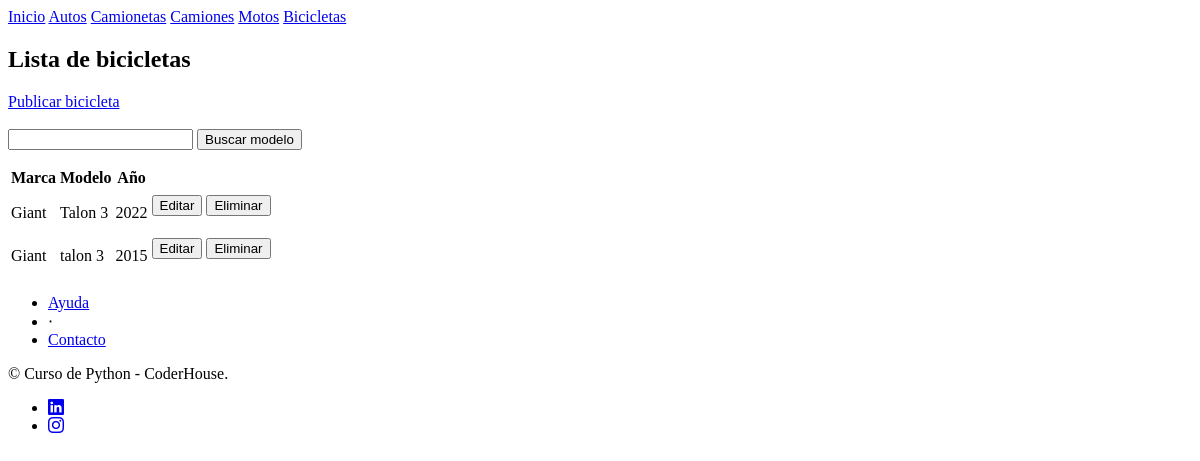
Before: /listados/lista_bicicletas/ with the older database file.
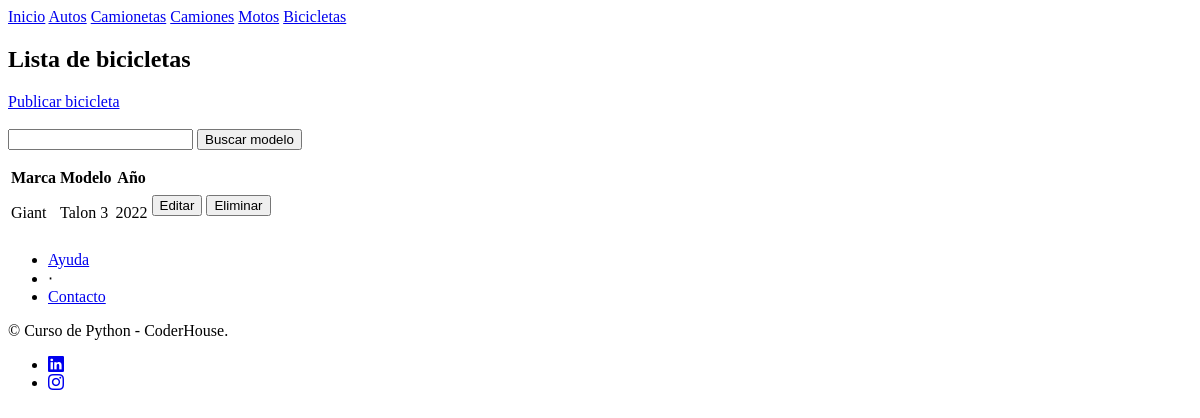
After: the same page with the newer database file.
### app_preentrega/models.py (models this page shows, shortened)
class bicicletas (models.Model):
    marca = models.CharField(max_length=50)
    modelo = models.CharField(max_length=50)
    ano = models.CharField(max_length=4)
    color = models.CharField(max_length=15)
    equipamiento = models.CharField(max_length=100)
    descripcion = models.CharField(max_length=200)

### app_preentrega/views.py (the view)
# urls.py: path('lista_bicicletas/', lista_bicicletas, name="bicicletas"),
def lista_bicicletas(request): #esto renderiza una lista con el contexto que se le pase
    contexto = {
        "bicicletas" : bicicletas.objects.all()
    }
    http_response = render(
        request = request,
        template_name = 'pre_entrega/lista_bicicletas.html',
        context = contexto,
    )
    return http_response

### app_preentrega/templates/pre_entrega/lista_bicicletas.html (shortened to what this page needs)
{% extends "pre_entrega/base.html" %}
{% block contenido%}
<section>
    <div>
        <h1>Lista de bicicletas</h1>
        <a class="navbar-brand" href="{% url 'subir_bicicletas' %}"> Publicar bicicleta </a>
        <br><br>
        <form action="{% url 'buscar_bicicletas' %}" method="POST">
            <input type="text" name="busqueda">
            <input type="submit" value="Buscar modelo">
        </form>
        <table class="table">
            <tbody>
                <tr>
                    <th> Marca </th>
                    <th> Modelo </th>
                    <th> Año </th>
                    <th>  </th>
                </tr>
                <tr>
                {% for bici in bicicletas %}
                    <td> {{bici.marca}} </td>
                    <td> {{bici.modelo}} </td>
                    <td> {{bici.ano}} </td>
                    <td>
                        <form action="{% url 'editar_bicicletas' bici.id %}">
                            <input type="submit" value="Editar"/>
                        </form>
                    </td>
                    <td>
                        <form action="{% url 'eliminar_bicicletas' bici.id %}" method="POST">
                            <input type="submit" value="Eliminar"/>
                        </form>
                    </td>
                </tr>
                {% endfor %}
            </tbody>
        </table>
    </div>
</section>
{% endblock contenido%}

Changed rows visible on the page:
removed bicicletas: marca "Giant", modelo "talon 3", ano "2015"
